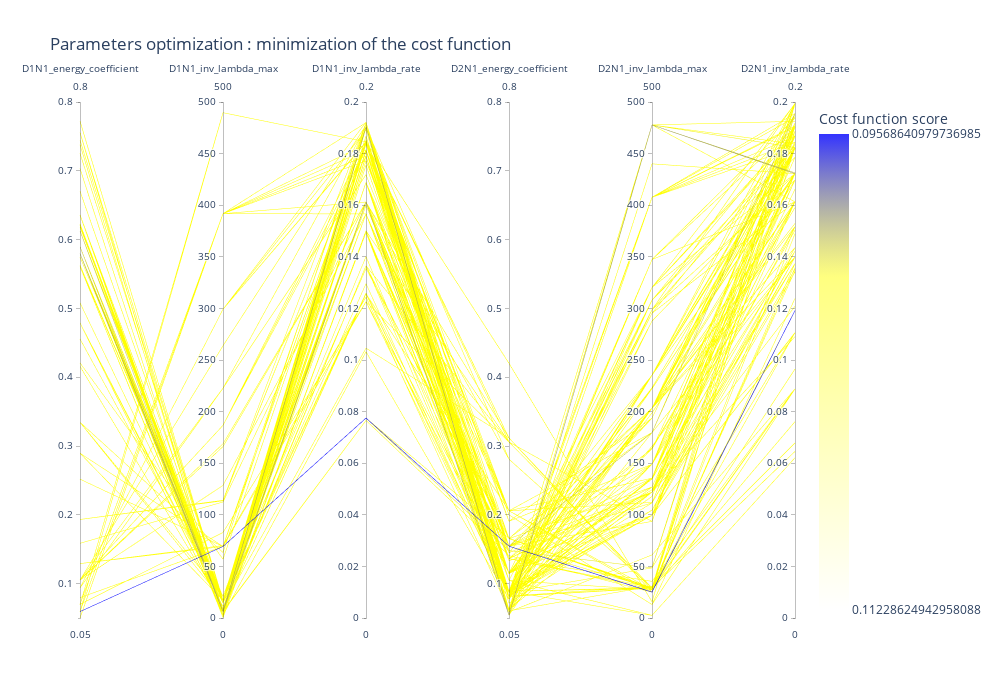

Source (notebook cell):
### Code cell
fig = viewer.parallel_coordinates(500, unselected_opacity=0)
fig.update_layout(width=1000, height=700)

### Figure 1 — Plotly figure (JSON) as saved in the notebook; plotly's stock layout.template omitted (floating-point values rounded to 4 significant figures; data arrays with more than 128 entries replaced by an {"elided": "..."} marker saying what was removed)
{"data": [{"dimensions": [{"label": "D1N1_energy_coefficient", "range": [0.05, 0.8], "values": {"elided": "500 float values"}}, {"label": "D1N1_inv_lambda_max", "range": [0, 500], "values": {"elided": "500 float values"}}, {"label": "D1N1_inv_lambda_rate", "range": [0, 0.2], "values": {"elided": "500 float values"}}, {"label": "D2N1_energy_coefficient", "range": [0.05, 0.8], "values": {"elided": "500 float values"}}, {"label": "D2N1_inv_lambda_max", "range": [0, 500], "values": {"elided": "500 float values"}}, {"label": "D2N1_inv_lambda_rate", "range": [0, 0.2], "values": {"elided": "500 float values"}}], "line": {"color": {"elided": "500 float values"}, "colorbar": {"tickmode": "array", "ticktext": [0.09569, 0.1123], "tickvals": [-0.09569, -0.1123], "title": {"text": "Cost function score"}}, "colorscale": [[0, "rgba(0, 0, 255, 0.8)"], [0.3, "rgba(255,255,0,0.5)"], [1, "rgba(255,255,0,0.0)"]], "reversescale": true, "showscale": true}, "type": "parcoords", "unselected": {"line": {"opacity": 0}}}], "layout": {"coloraxis": {"colorbar": {"title": {"text": "Fitness"}}}, "height": 700, "title": {"text": "Parameters optimization : minimization of the cost function"}, "width": 1000}}
